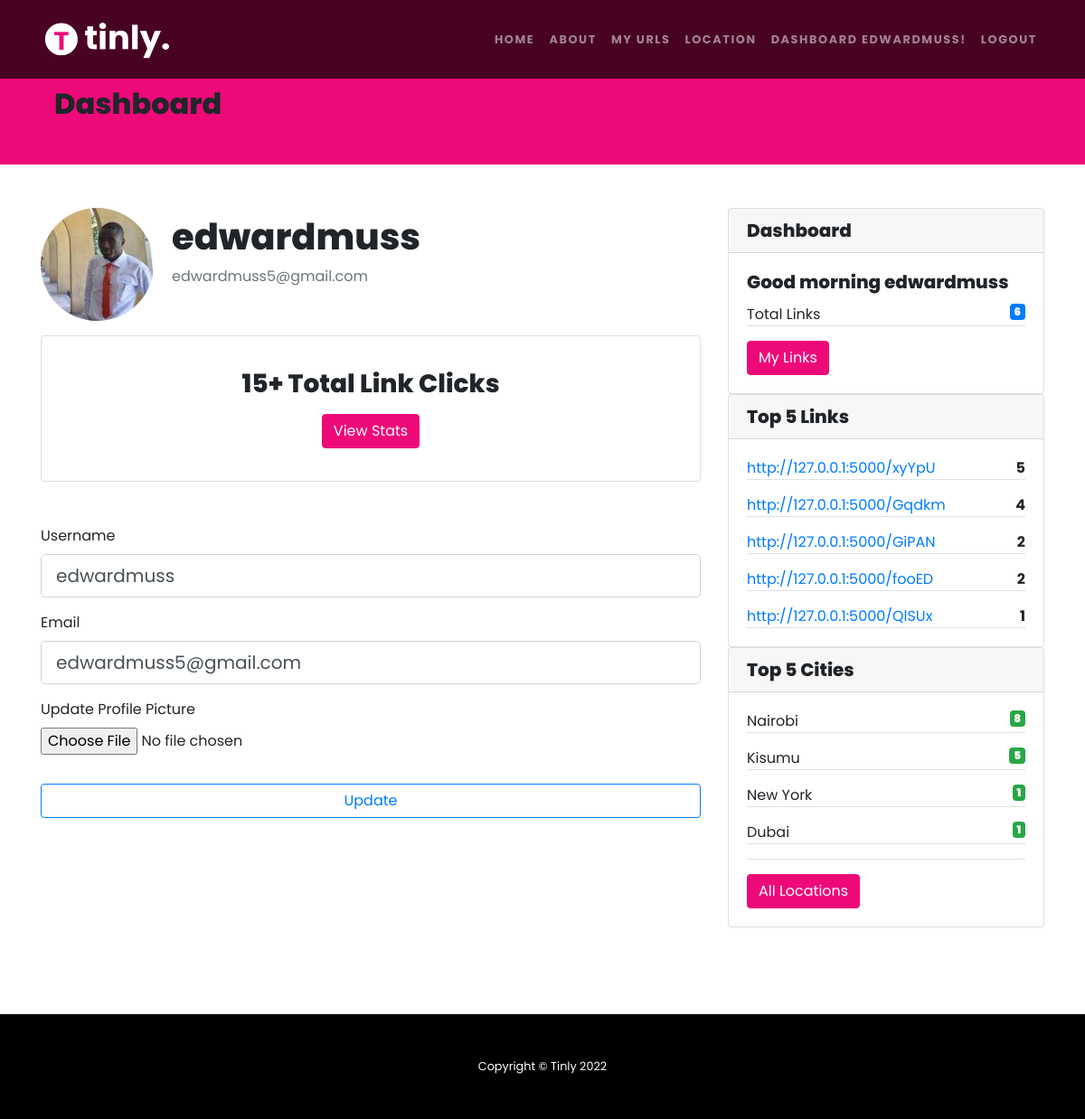
Page /dashboard (signed in) on the earlier database version.
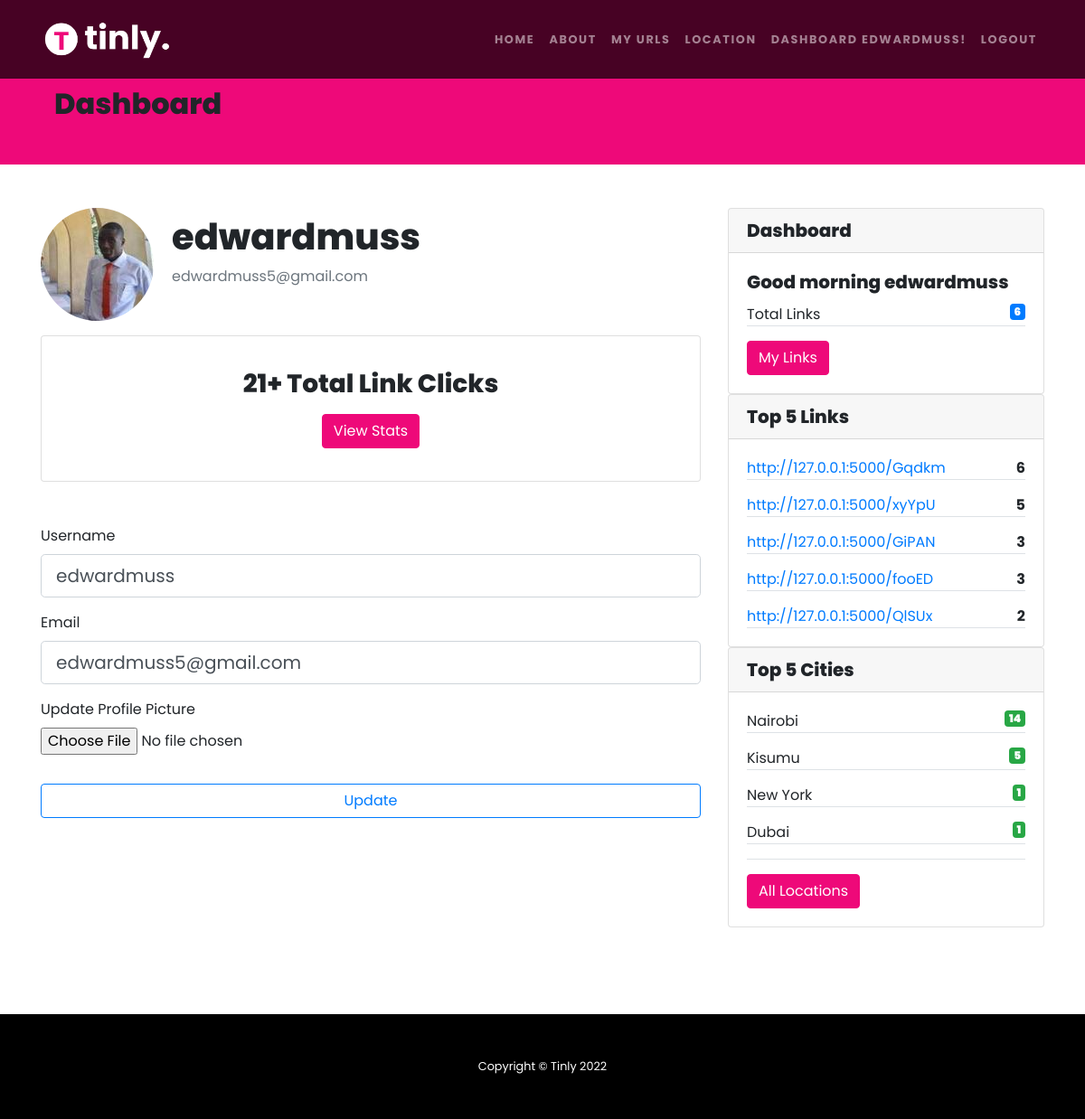
Same page on the later database version.
### models/base_model.py (models this page shows, shortened)
class Urls(db.Model):
    id_ = db.Column("id_", db.Integer, primary_key=True)
    user_id = db.Column("user_id", db.Integer, db.ForeignKey('user.id'), nullable=True, default=0)
    long = db.Column("long", db.String())
    short = db.Column("short", db.String(10), nullable=False, unique=True)
    hits = db.Column("hits", db.Integer, nullable=False, default=0)
    created_at = db.Column(DateTime, default=datetime.datetime.now)
    updated_at = db.Column(DateTime, default=datetime.datetime.now, onupdate=datetime.datetime.now)

### core/routes/web.py (the view)
@app.route('/dashboard', methods=['GET', 'POST'])
@login_required
def dashboard():
    form = UpdateAccountForm()
    if form.validate_on_submit():
        if form.picture.data:
            picture_file = save_picture(form.picture.data)
            current_user.image_file = picture_file
        current_user.username = form.username.data
        current_user.email = form.email.data
        db.session.commit()
        flash('Your account has been updated!', 'success')
        return redirect(url_for('dashboard'))
    elif request.method == 'GET':
        form.username.data = current_user.username
        form.email.data = current_user.email
    image_file = url_for('static', filename='profile_pics/' + current_user.image_file)
    count = db.session.query(Urls).filter_by(user_id = current_user.id).count()
    greeting = fun_greetings()
    loc = db.session.query(Location.city, Location.country, db.func.count(Location.city).label('count')).join(Urls).filter_by(user_id = current_user.id).group_by(Location.city).order_by(func.count().desc()).limit(5)
    top_hits = db.session.query(Urls).filter_by(user_id = current_user.id).order_by(Urls.hits.desc()).limit(5)
    total_hits = db.session.query(func.sum(Urls.hits).label('sum')).filter_by(user_id = current_user.id).first().sum
    return render_template('dashboard.html', title='Account',
                           image_file=image_file, form=form, link_count=count, greeting=greeting, loc=loc, top_hits=top_hits, total_hits=total_hits, base_url=base_url)

### core/auth.py (shortened to what this page needs)
class UpdateAccountForm(FlaskForm):
    username = StringField('Username',
                           validators=[InputRequired(), Length(min=2, max=20)])
    email = StringField('Email',
                        validators=[InputRequired(), Email()])
    picture = FileField('Update Profile Picture', validators=[FileAllowed(['jpg', 'png'])])
    submit = SubmitField('Update')

### core/auth.py (called while the page is built)
@login_manager.user_loader
def load_user(user_id):
    return User.query.get(int(user_id))

### core/greetings.py (called while the page is built)
def fun_greetings():
    now = datetime.datetime.now()
    hour = now.hour
    if hour < 12:
        greeting = "Good morning"
    elif hour < 15:
        greeting = "Good afternoon"
    elif hour < 20:
        greeting = "Good evening"
    else:
        greeting = "Good night"
    return greeting

### core/templates/dashboard.html (shortened to what the changed rows need)
{% extends "base.html" %}
{% block content %}
    <div class="row bg-primary pt-5">
        <div class="container">
            <div class="col-md-12 mt-5 mb-5">
                <h2 class="">Dashboard</h2>
            </div>
        </div>
    </div>
    <div class="container mt-5 mb-5">
        <div class="row">
            <div class="col-md-8">
                <div class="content-section">
                    <div class="media">
                      <div class="media-body">
                        <h2 class="account-heading mt-2">{{ current_user.username }}</h2>
                      </div>
                    </div>
                    <div class="card">
                        <div class="card-body text-center m-3">
                          <h3>{{ total_hits }}+ Total Link Clicks</h3>
                          <a href="{{ url_for('myurls', page_num=1) }}" class="btn btn-primary btn-block2 mt-2">View Stats</a>
                        </div>
                      </div>
                  </div>
            </div>
            <div class="col-md-4">
                  <div class="card">
                    <div class="card-body">
                      {% for top_hit in top_hits %}
                      <p class="card-text border-bottom"><a target="_blank" href="{{base_url + '/' + top_hit.short}}"
                        >{{base_url + '/' + top_hit.short}}</a><span class="pull-right"><strong>{{ top_hit.hits }}</strong></span> </p>
                      {%endfor%}
                    </div>
                  </div>
                  <div class="card">
                    <div class="card-body">
                      {% for location in loc %}
                      <p class="card-text border-bottom">{{ location.city }}<span class="pull-right badge badge-success"><strong>{{ location.count }}</strong></span> </p>
                      {%endfor%}
                      <p class="card-text border-bottom"> </p>
                      <a href="{{ url_for('locations') }}" class="btn btn-primary">All Locations</a>
                    </div>
                  </div>
            </div>
        </div>
    </div>
{% endblock %}

Differences in the rows shown:
changed Urls "http://127.0.0.1:5000/Gqdkm": hits "4" → "6"; moves up the list
changed Urls "http://127.0.0.1:5000/GiPAN": hits "2" → "3"
changed Urls "http://127.0.0.1:5000/fooED": hits "2" → "3"
changed Urls "http://127.0.0.1:5000/QlSUx": hits "1" → "2"
Other differences:
{{ total_hits }}: "15" → "21"
new list line: "Nairobi 14"
list line gone: "Nairobi 8"
